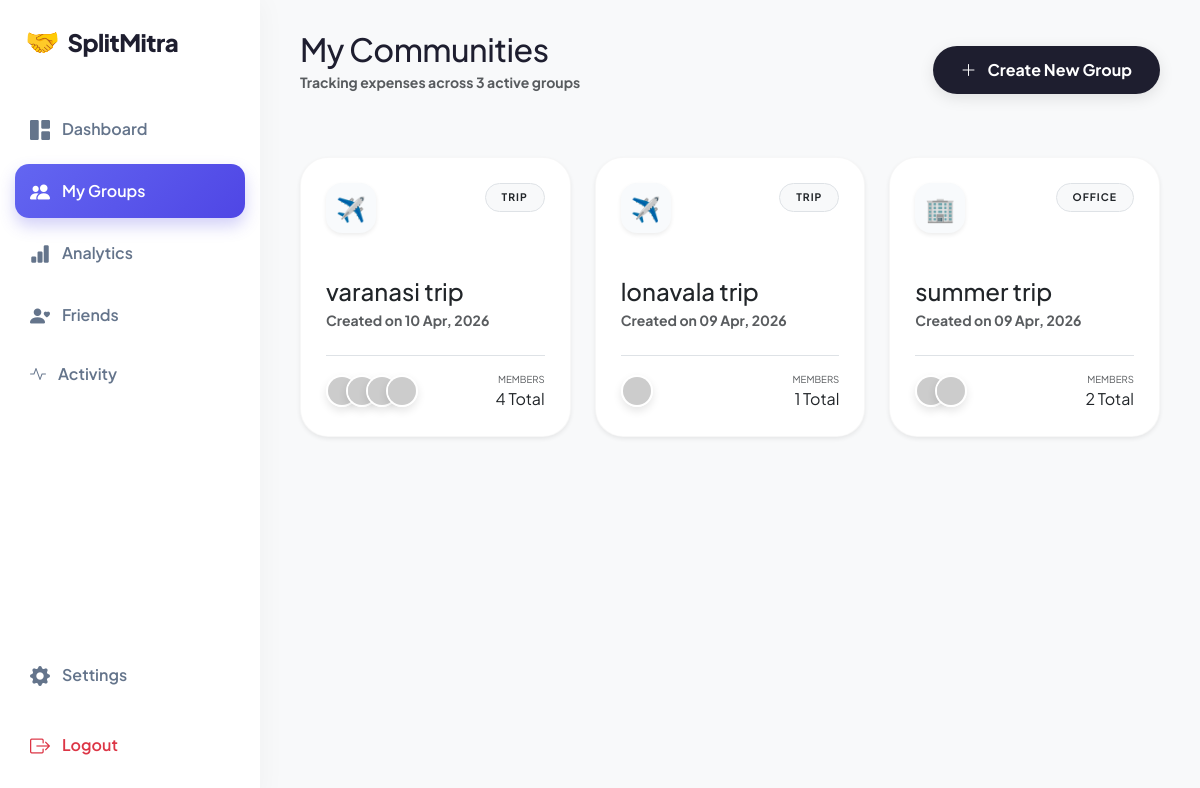
The page /my-groups/ (signed in) on the database its author committed.
### expenses/models.py (models this page shows, shortened)
class Group(models.Model):
    CATEGORY_CHOICES = [
        ('home', 'Home'),
        ('trip', 'Trip'),
        ('couple', 'Couple'),
        ('personal', 'Personal'),
        ('business', 'Business'),
        ('office', 'Office'),
        ('sports', 'Sports'),
        ('others', 'Others'),
    ]
    name = models.CharField(max_length=100)
    category = models.CharField(max_length=20, choices=CATEGORY_CHOICES, default='personal')
    created_by = models.ForeignKey(User, on_delete=models.CASCADE, related_name='created_groups')
    members = models.ManyToManyField(User, related_name='expense_groups')
    created_at = models.DateTimeField(auto_now_add=True)

### expenses/views.py (the view)
# urls.py: path('my-groups/', my_groups, name='my_groups'),
def my_groups(request):
    if not request.user.is_authenticated:
        return redirect('login')
    user_groups = Group.objects.filter(members=request.user).order_by('-created_at')
    return render(request, 'my_groups.html', {'groups': user_groups})

### templates/my_groups.html (shortened to what this page needs)
{% load static %}
<!DOCTYPE html>
<html lang="en">
<head>
    <link href="https://cdn.jsdelivr.net/npm/bootstrap@5.3.0/dist/css/bootstrap.min.css" rel="stylesheet">
    <link href="https://cdn.jsdelivr.net/npm/bootstrap-icons@1.10.5/font/bootstrap-icons.css" rel="stylesheet">
</head>
<body class="bg-light">
<aside class="sidebar d-flex flex-column">
    <div class="sidebar-logo">
        <span class="text-primary fs-3 me-2">🤝</span>SplitMitra
    </div>
    <div class="nav-item"><a href="{% url 'dashboard' %}"><i class="bi bi-grid-1x2-fill fs-5"></i> Dashboard</a></div>
    <div class="nav-item"><a href="{% url 'my_groups' %}" class="active"><i class="bi bi-people-fill fs-5"></i> My Groups</a></div>
    <div class="nav-item"><a href="{% url 'analytics' %}"><i class="bi bi-bar-chart-fill fs-5"></i> Analytics</a></div>
    <div class="nav-item"><a href="#"><i class="bi bi-person-heart fs-5"></i> Friends</a></div>
    <div class="nav-item"><a href="#"><i class="bi bi-activity"></i> Activity</a></div>
    <div class="nav-item mt-auto"><a href="#"><i class="bi bi-gear-fill fs-5"></i> Settings</a></div>
    <div class="nav-item mt-2"><a href="{% url 'logout' %}" class="text-danger"><i class="bi bi-box-arrow-right fs-5"></i> Logout</a></div>
</aside>
<main class="main-wrapper">
    <div class="d-flex justify-content-between align-items-center mb-5">
        <div>
            <h2 class="fw-800 mb-1" style="letter-spacing: -0.5px;">My Communities</h2>
            <p class="text-muted fw-bold small">Tracking expenses across {{ groups.count }} active groups</p>
        </div>
        <a href="{% url 'dashboard' %}" class="btn btn-classic">
            <i class="bi bi-plus-lg me-2"></i> Create New Group
        </a>
    </div>
    <div class="row g-4">
        {% for group in groups %}
        <div class="col-md-4">
            <a href="{% url 'group_detail' group.id %}" class="p-group-card shadow-sm">
                <div class="d-flex justify-content-between align-items-start mb-4">
                    <div class="cat-icon-pro shadow-sm">
                        {% if group.category == 'home' %}🏠
                        {% elif group.category == 'trip' %}✈️
                        {% elif group.category == 'couple' %}👩‍❤️‍👨
                        {% elif group.category == 'personal' %}👤
                        {% elif group.category == 'business' %}💼
                        {% elif group.category == 'office' %}🏢
                        {% elif group.category == 'sports' %}⚽
                        {% else %}🎟️{% endif %}
                    </div>
                    <span class="badge rounded-pill bg-light text-dark border px-3 py-2 fw-bold text-uppercase" style="font-size: 0.65rem; letter-spacing: 1px;">
                        {{ group.category }}
                    </span>
                </div>
                <h4 class="fw-800 text-dark mb-1">{{ group.name }}</h4>
                <p class="small text-muted fw-bold mb-4">Created on {{ group.created_at|date:"d M, Y" }}</p>
                <div class="mt-auto pt-3 border-top d-flex justify-content-between align-items-center">
                    <div class="avatar-stack-pro d-flex align-items-center">
                        {% for member in group.members.all|slice:":4" %}
                            <img src="https://ui-avatars.com/api/?name={{ member.first_name|default:member.username }}&background=random&color=fff&bold=true" title="{{ member.first_name|default:member.username }}">
                        {% endfor %}
                    </div>
                    <div class="text-end">
                        <small class="d-block text-muted fw-800" style="font-size: 0.6rem;">MEMBERS</small>
                        <span class="fw-800 text-dark">{{ group.members.count }} Total</span>
                    </div>
                </div>
            </a>
        </div>
        {% endfor %}
    </div>
</main>
</body>
</html>

### templates/my_groups.html (style rules this page uses)
body { background-color: #f4f7f9; font-family: 'Plus Jakarta Sans', sans-serif; color: #1e1e2f; }
.sidebar { background: #ffffff; box-shadow: 4px 0 24px rgba(0,0,0,0.03); border: none; padding: 20px 15px; position: fixed; top: 0; left: 0; height: 100vh; width: 260px; z-index: 100; }
.sidebar-logo { font-weight: 800; font-size: 1.5rem; letter-spacing: -0.5px; margin-bottom: 40px; padding-left: 10px; }
.nav-item a { transition: all 0.3s cubic-bezier(0.4, 0, 0.2, 1); border-radius: 14px; margin-bottom: 8px; padding: 12px 15px; color: #64748b; font-weight: 600; display: flex; align-items: center; gap: 12px; text-decoration: none; }
.nav-item a.active { background: linear-gradient(135deg, #6366f1, #4f46e5); color: white !important; box-shadow: 0 8px 16px rgba(79, 70, 229, 0.25); }
.main-wrapper { padding: 30px 40px; margin-left: 260px; }
.p-group-card { background: white; border-radius: 28px; padding: 25px; border: 1px solid rgba(0,0,0,0.03); transition: all 0.3s cubic-bezier(0.4, 0, 0.2, 1); text-decoration: none; display: flex; flex-direction: column; height: 100%; position: relative; overflow: hidden; box-shadow: 0 4px 15px rgba(0,0,0,0.02); }
.p-group-card::before { content: ''; position: absolute; top: 0; left: 0; width: 6px; height: 100%; background: #6366f1; opacity: 0; transition: 0.3s; }
.cat-icon-pro { width: 50px; height: 50px; border-radius: 16px; display: flex; align-items: center; justify-content: center; font-size: 1.5rem; margin-bottom: 20px; background: #f8fafc; transition: 0.3s; }
.avatar-stack-pro img { width: 32px; height: 32px; border-radius: 50%; border: 2px solid white; margin-left: -12px; box-shadow: 0 4px 8px rgba(0,0,0,0.1); }
.avatar-stack-pro img:first-child { margin-left: 0; }
.btn-classic { background: #1e1e2f; color: white; border-radius: 100px; padding: 12px 28px; font-weight: 700; border: none; transition: 0.3s; box-shadow: 0 4px 15px rgba(0,0,0,0.1); }

### rows shown on the page
Group: category "TRIP", name "varanasi trip", created_at "10 Apr, 2026", members.count "4"
Group: category "TRIP", name "lonavala trip", created_at "09 Apr, 2026", members.count "1"
Group: category "OFFICE", name "summer trip", created_at "09 Apr, 2026", members.count "2"

### other values the page prints
{{ groups.count }} "3"
